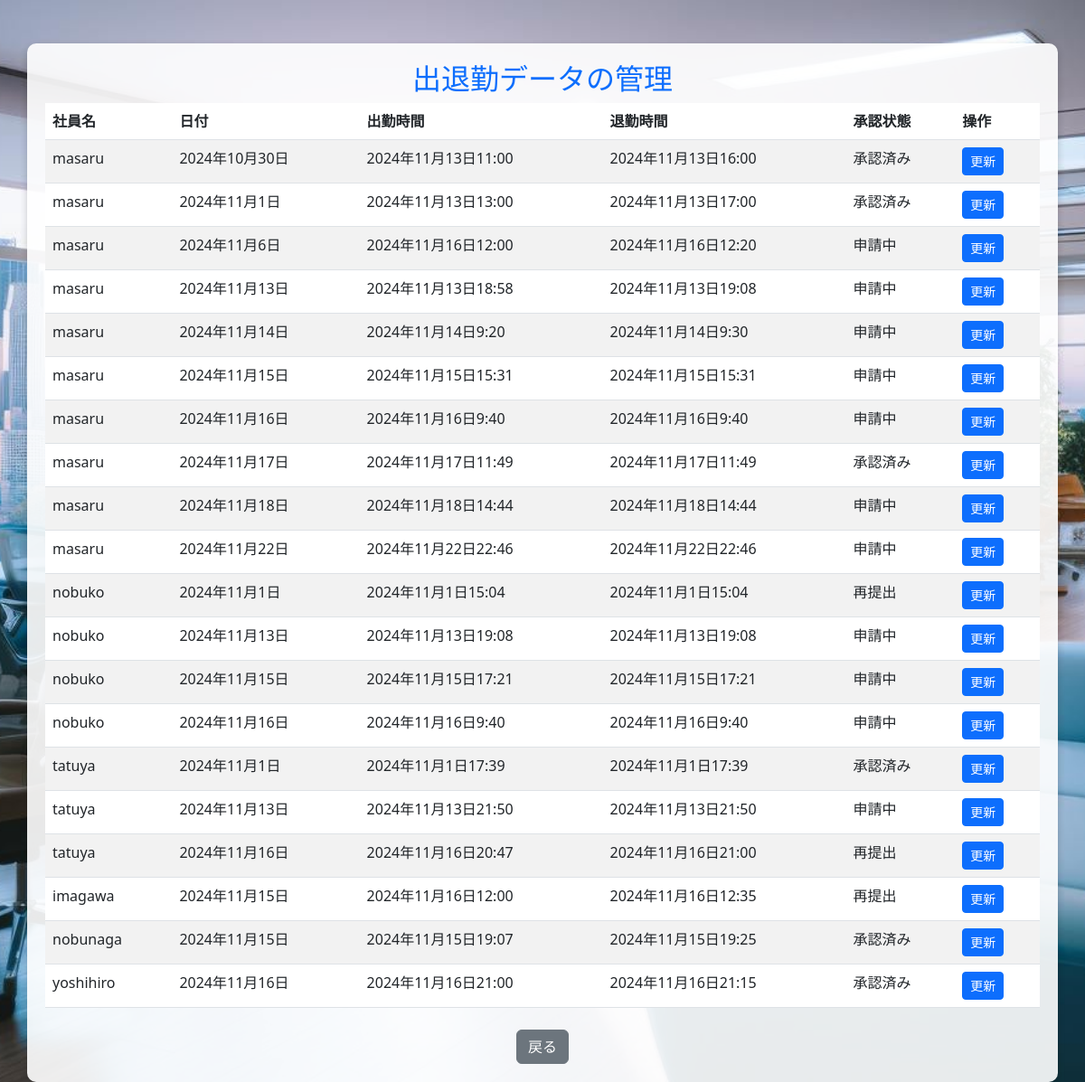
Page /attendance/edit/3/ (signed in) on the earlier database version.
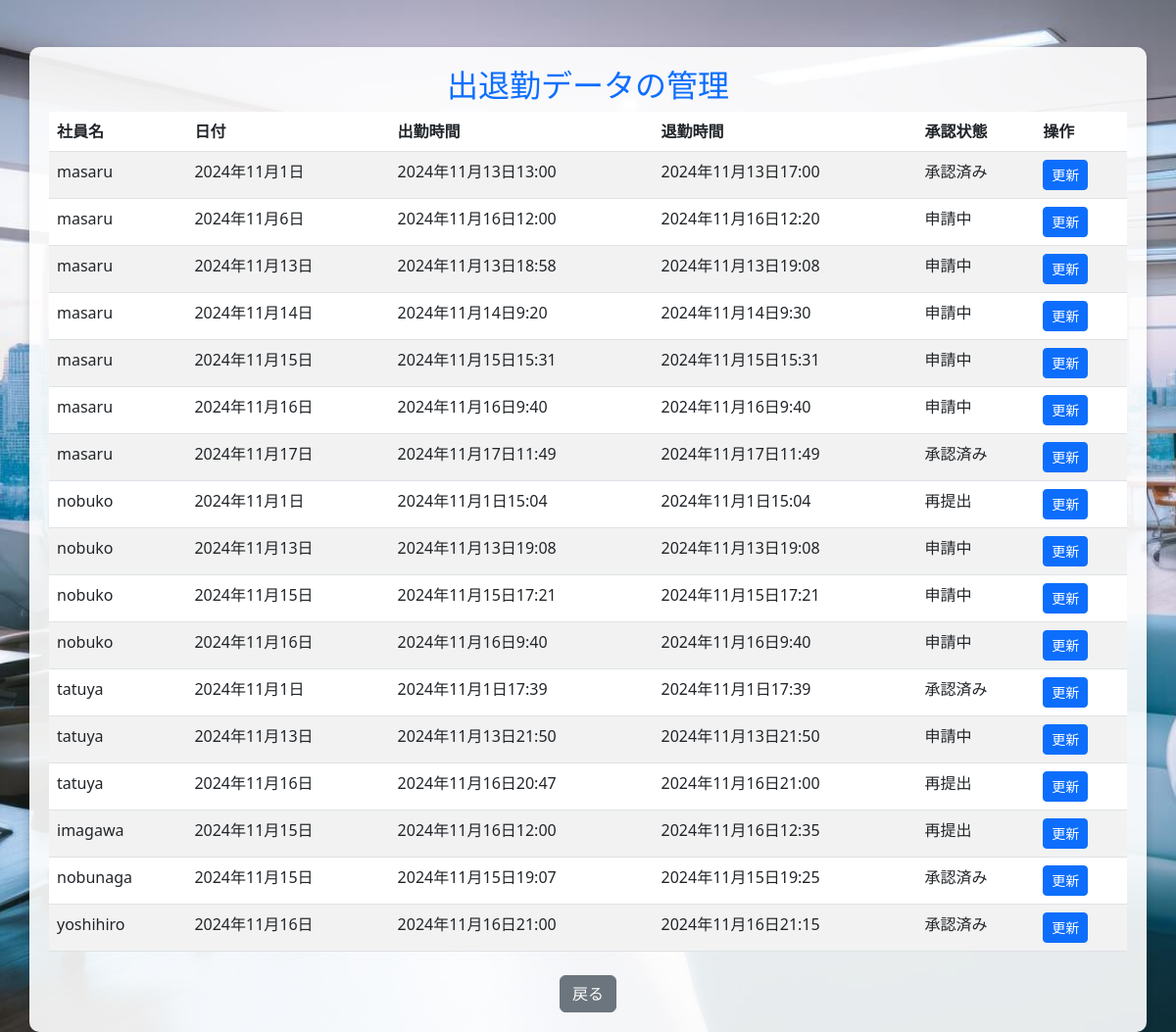
Same page on the later database version.
### attendance_system/models.py (models this page shows, shortened)
class Attendance(models.Model):
    STATUS_CHOICES = [
        ('unupdated', '未更新'),
        ('pending', '申請中'),
        ('approved', '承認済み'),
        ('rejected', '再提出'),
    ]
    user = models.ForeignKey(User, on_delete=models.CASCADE)  # ユーザーとのリレーション
    check_in = models.DateTimeField(null=True, blank=True)  # 出勤時間
    check_out = models.DateTimeField(null=True, blank=True)  # 退勤時間
    date = models.DateField(default=now)  # 日付
    status = models.CharField(
        max_length=20,
        choices=STATUS_CHOICES,
        default='unupdated'  # デフォルトは未更新
    )
    is_approved = models.BooleanField(default=None, null=True, blank=True)  # 承認状態

### attendance_system/views.py (the view)
# urls.py: path('attendance/edit/<int:attendance_id>/', views.edit_attendance, name='edit_attendance'),
@login_required
def edit_attendance(request, attendance_id):
    user = request.user
    attendance = get_object_or_404(Attendance, id=attendance_id)
    manager_viewable_users = User.objects.exclude(groups__name='幹部クラス')
    attendances = Attendance.objects.filter(user__in=manager_viewable_users)
    if user.groups.filter(name='中間管理職').exists():
        if not attendance.user.groups.filter(name='幹部クラス').exists():
            if request.method == 'POST':
                form = AttendanceEditForm(request.POST, instance=attendance)
                if form.is_valid():
                    form.save()
                    messages.success(request, "出退勤データが更新されました。")
                    return redirect('attendance_approval')  # 編集後に管理画面にリダイレクト
            else:
                form = AttendanceEditForm(instance=attendance)
            return render(request, 'attendance_system/edit_attendance_manager.html', {
                'form': form,
                'attendance': attendance,
                'attendances': attendances,  # フィルタリングされた出退勤データ
            })
        else:
            messages.error(request, "幹部クラスの出退勤データは編集できません。")
            return redirect('attendance_approval')
    else:
        messages.error(request, "編集権限がありません。")
        return redirect('attendance_approval')

### attendance_system/templates/attendance_system/edit_attendance_manager.html (shortened to what this page needs)
<!DOCTYPE html>
<html lang="ja">
<head>
    {% load static %}
    <link href="https://cdn.jsdelivr.net/npm/bootstrap@5.3.0/dist/css/bootstrap.min.css" rel="stylesheet">
</head>
<body>
    <div class="container mt-5">
        <h2 class="text-center text-primary">出退勤データの管理</h2>
        <table class="table table-striped">
            <thead>
                <tr>
                    <th>社員名</th>
                    <th>日付</th>
                    <th>出勤時間</th>
                    <th>退勤時間</th>
                    <th>承認状態</th>
                    <th>操作</th>
                </tr>
            </thead>
            <tbody>
                {% for attendance in attendances %}
                    {% if attendance.check_in and attendance.check_out %}
                    <tr>
                        <td>{{ attendance.user.username }}</td>
                        <td>{{ attendance.date }}</td>
                        <td>{{ attendance.check_in }}</td>
                        <td>{{ attendance.check_out }}</td>
                        <td>
                            {% if attendance.is_approved is None %}
                                申請中
                            {% elif attendance.is_approved %}
                                承認済み
                            {% else %}
                                再提出
                            {% endif %}
                        </td>
                        <td>
                            <a href="{% url 'update_attendance' attendance.id %}" class="btn btn-sm btn-primary">更新</a>
                        </td>
                    </tr>
                    {% endif %}
                {% endfor %}
            </tbody>
        </table>
        <div class="text-center mt-4">
            <a href="{% url 'attendance' %}" class="btn btn-secondary">戻る</a>
        </div>
    </div>
</body>
</html>

Differences in the rows shown:
removed Attendance: user.username "masaru", date "2024年10月30日", check_in "2024年11月13日11:00", check_out "2024年11月13日16:00", is_approved "承認済み"
removed Attendance: user.username "masaru", date "2024年11月18日", check_in "2024年11月18日14:44", check_out "2024年11月18日14:44", shows "申請中"
removed Attendance: user.username "masaru", date "2024年11月22日", check_in "2024年11月22日22:46", check_out "2024年11月22日22:46", shows "申請中"
